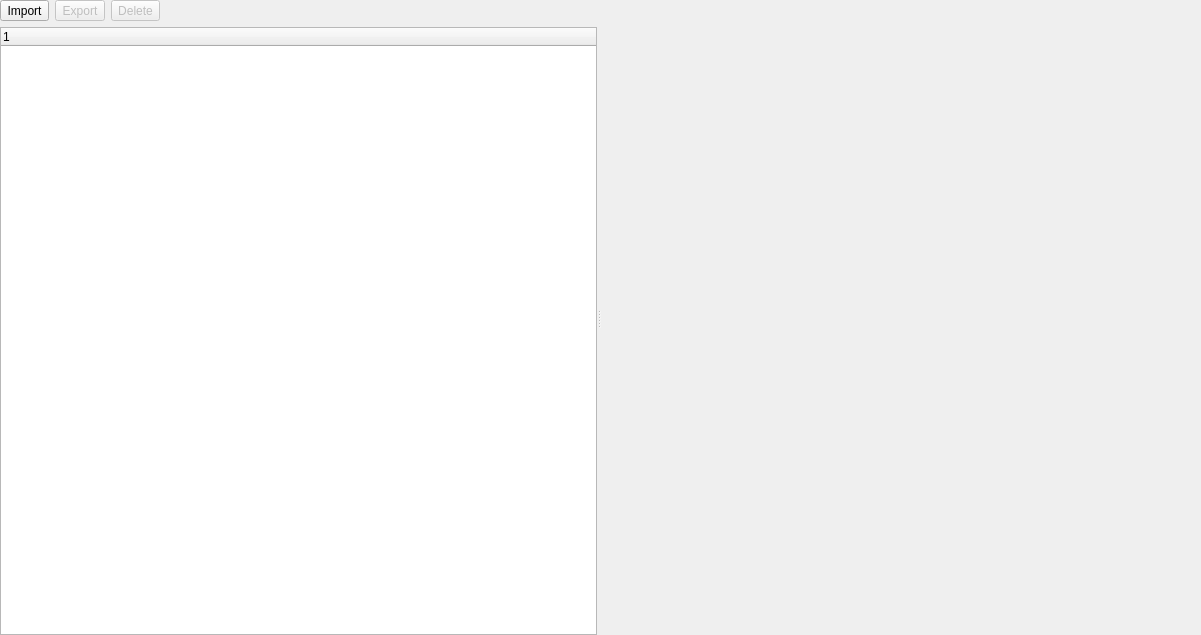
<?xml version="1.0" encoding="UTF-8"?>
<ui version="4.0">
 <class>widget_Plotter</class>
 <widget class="QWidget" name="widget_Plotter">
  <property name="geometry">
   <rect>
    <x>0</x>
    <y>0</y>
    <width>1201</width>
    <height>635</height>
   </rect>
  </property>
  <property name="windowTitle">
   <string>Plotter</string>
  </property>
  <layout class="QHBoxLayout" name="horizontalLayout">
   <property name="spacing">
    <number>6</number>
   </property>
   <property name="leftMargin">
    <number>0</number>
   </property>
   <property name="topMargin">
    <number>0</number>
   </property>
   <property name="rightMargin">
    <number>0</number>
   </property>
   <property name="bottomMargin">
    <number>0</number>
   </property>
   <item>
    <widget class="QSplitter" name="splitter_main">
     <property name="orientation">
      <enum>Qt::Horizontal</enum>
     </property>
     <property name="opaqueResize">
      <bool>true</bool>
     </property>
     <widget class="QWidget" name="widget_control" native="true">
      <property name="sizePolicy">
       <sizepolicy hsizetype="Preferred" vsizetype="Preferred">
        <horstretch>0</horstretch>
        <verstretch>0</verstretch>
       </sizepolicy>
      </property>
      <property name="minimumSize">
       <size>
        <width>200</width>
        <height>0</height>
       </size>
      </property>
      <property name="baseSize">
       <size>
        <width>400</width>
        <height>0</height>
       </size>
      </property>
      <layout class="QVBoxLayout" name="verticalLayout_3">
       <item alignment="Qt::AlignLeft">
        <widget class="QWidget" name="widget" native="true">
         <layout class="QHBoxLayout" name="horizontalLayout_2">
          <property name="leftMargin">
           <number>0</number>
          </property>
          <property name="topMargin">
           <number>0</number>
          </property>
          <property name="rightMargin">
           <number>0</number>
          </property>
          <property name="bottomMargin">
           <number>0</number>
          </property>
          <item>
           <widget class="QToolButton" name="toolButton_import_matrix">
            <property name="text">
             <string>Import</string>
            </property>
           </widget>
          </item>
          <item>
           <widget class="QToolButton" name="toolButton_export">
            <property name="enabled">
             <bool>false</bool>
            </property>
            <property name="text">
             <string>Export</string>
            </property>
           </widget>
          </item>
          <item>
           <widget class="QToolButton" name="toolButton_delete">
            <property name="enabled">
             <bool>false</bool>
            </property>
            <property name="text">
             <string>Delete</string>
            </property>
           </widget>
          </item>
         </layout>
        </widget>
       </item>
       <item>
        <widget class="QSplitter" name="splitter_2">
         <property name="orientation">
          <enum>Qt::Vertical</enum>
         </property>
         <property name="opaqueResize">
          <bool>true</bool>
         </property>
         <property name="childrenCollapsible">
          <bool>true</bool>
         </property>
         <widget class="QWidget" name="widget_channels" native="true">
          <property name="layoutDirection">
           <enum>Qt::RightToLeft</enum>
          </property>
          <layout class="QVBoxLayout" name="verticalLayout_2">
           <property name="spacing">
            <number>0</number>
           </property>
           <property name="leftMargin">
            <number>0</number>
           </property>
           <property name="topMargin">
            <number>0</number>
           </property>
           <property name="rightMargin">
            <number>0</number>
           </property>
           <property name="bottomMargin">
            <number>0</number>
           </property>
           <item>
            <widget class="QTreeWidget" name="treeWidget">
             <property name="sizePolicy">
              <sizepolicy hsizetype="Preferred" vsizetype="Expanding">
               <horstretch>0</horstretch>
               <verstretch>0</verstretch>
              </sizepolicy>
             </property>
             <property name="minimumSize">
              <size>
               <width>0</width>
               <height>0</height>
              </size>
             </property>
             <property name="baseSize">
              <size>
               <width>0</width>
               <height>0</height>
              </size>
             </property>
             <property name="layoutDirection">
              <enum>Qt::LeftToRight</enum>
             </property>
             <property name="selectionMode">
              <enum>QAbstractItemView::ExtendedSelection</enum>
             </property>
             <column>
              <property name="text">
               <string notr="true">1</string>
              </property>
             </column>
            </widget>
           </item>
           <item>
            <widget class="QWidget" name="widget_channels_control" native="true">
             <property name="sizePolicy">
              <sizepolicy hsizetype="Fixed" vsizetype="Preferred">
               <horstretch>0</horstretch>
               <verstretch>0</verstretch>
              </sizepolicy>
             </property>
             <layout class="QHBoxLayout" name="horizontalLayout_3">
              <property name="leftMargin">
               <number>0</number>
              </property>
              <property name="topMargin">
               <number>0</number>
              </property>
              <property name="rightMargin">
               <number>0</number>
              </property>
              <property name="bottomMargin">
               <number>0</number>
              </property>
             </layout>
            </widget>
           </item>
          </layout>
         </widget>
        </widget>
       </item>
      </layout>
     </widget>
     <widget class="QWidget" name="widget_plot" native="true">
      <property name="sizePolicy">
       <sizepolicy hsizetype="Preferred" vsizetype="Preferred">
        <horstretch>0</horstretch>
        <verstretch>0</verstretch>
       </sizepolicy>
      </property>
      <property name="minimumSize">
       <size>
        <width>600</width>
        <height>0</height>
       </size>
      </property>
      <property name="baseSize">
       <size>
        <width>800</width>
        <height>0</height>
       </size>
      </property>
      <layout class="QVBoxLayout" name="verticalLayout_plot">
       <property name="leftMargin">
        <number>0</number>
       </property>
       <property name="topMargin">
        <number>0</number>
       </property>
       <property name="rightMargin">
        <number>0</number>
       </property>
       <property name="bottomMargin">
        <number>0</number>
       </property>
      </layout>
     </widget>
    </widget>
   </item>
  </layout>
 </widget>
 <resources/>
 <connections/>
</ui>
